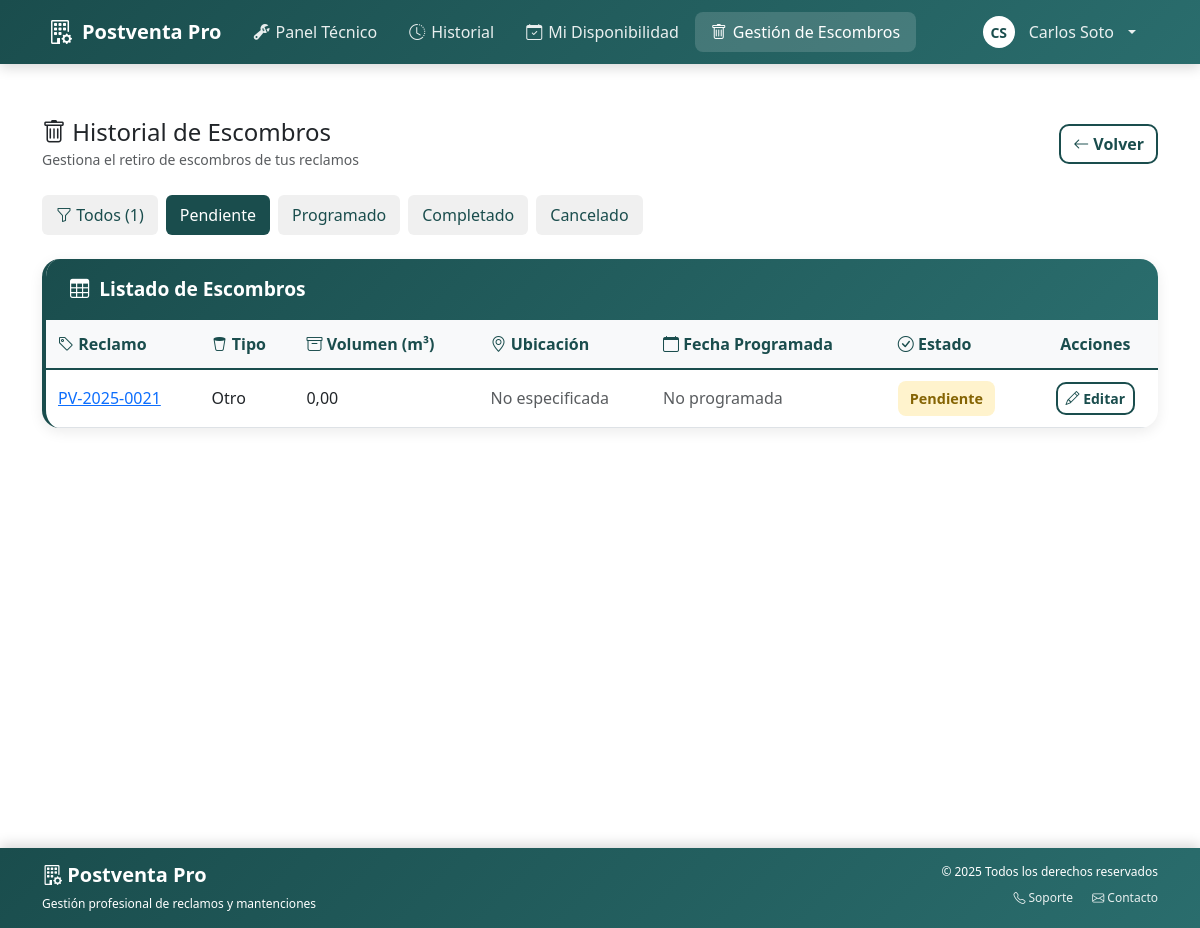
The app's page /tecnico/escombros/?estado=pendiente (signed in) with its own data.
### postventa_app/models.py (models this page shows, shortened)
class Tecnico(models.Model):
    id_tecnico = models.AutoField(primary_key=True)
    user = models.OneToOneField(User, on_delete=models.CASCADE, related_name='tecnico', verbose_name="Usuario del sistema", null=True, blank=True)
    rut = models.CharField(max_length=12, unique=True)
    nombre = models.CharField(max_length=100)
    especialidad = models.ForeignKey(
        'Especialidad',
        on_delete=models.SET_NULL,
        null=True,
        blank=True,
        related_name='tecnicos'
    )
    telefono = models.CharField(max_length=20, null=True, blank=True)
    email = models.CharField(max_length=100, null=True, blank=True)
    zona_cobertura = models.CharField(max_length=100, null=True, blank=True)
    casos_activos = models.IntegerField(null=True, blank=True)
    calificacion_promedio = models.DecimalField(
        max_digits=3,
        decimal_places=2,
        default=0,
        db_column='calificacion_promedio'
    )
    estado = models.CharField(max_length=20, null=True, blank=True)
    constructora = models.ForeignKey(
        'Constructora',
        on_delete=models.CASCADE,
        null=True,
        blank=True,
        related_name='tecnicos'
    )
    class Meta:
        db_table = 'tecnico'
        verbose_name = 'Técnico'
        verbose_name_plural = 'Técnicos'

class GestionEscombros(models.Model):
    TIPOS_ESCOMBRO = [
        ('construccion', 'Construcción'),
        ('muebles_madera', 'Muebles o madera'),
        ('metales', 'Metales'),
        ('plasticos_carton', 'Plásticos / cartón'),
        ('vidrio', 'Vidrio'),
        ('mixto', 'Mixto'),
        ('otro', 'Otro'),
    ]
    id_escombro = models.AutoField(primary_key=True)
    id_visita = models.ForeignKey(
        VisitaTecnica,
        on_delete=models.CASCADE,
        db_column='id_visita',
        related_name='gestion_escombros',
        null=True,
        blank=True
    )
    id_reclamo = models.ForeignKey(
        Reclamo,
        on_delete=models.CASCADE,
        db_column='id_reclamo',
        related_name='gestion_escombros',
        null=True,
        blank=True
    )
    tipo_escombro = models.CharField(
        max_length=20,
        choices=TIPOS_ESCOMBRO,
        null=True,
        blank=True,
        verbose_name='Tipo de escombro'
    )
    volumen_m3 = models.DecimalField(
        max_digits=10,
        decimal_places=2,
        default=0,
        verbose_name='Volumen estimado (m³)'
    )
    ubicacion_exacta = models.TextField(
        null=True,
        blank=True,
        verbose_name='Ubicación exacta',
        help_text='Punto donde se deberán retirar los escombros'
    )
    fecha_programada_retiro = models.DateField(null=True, blank=True)
    fecha_real_retiro = models.DateField(null=True, blank=True)
    estado = models.CharField(
        max_length=20,
        null=True,
        blank=True,
        choices=[
            ('pendiente', 'Pendiente'),
            ('programado', 'Programado'),
            ('completado', 'Completado'),
            ('cancelado', 'Cancelado'),
        ],
        default='pendiente',
        verbose_name='Estado'
    )
    id_empresa_retiro = models.ForeignKey(
        'EmpresaRetiro',
        on_delete=models.SET_NULL,
        null=True,
        blank=True,
        db_column='id_empresa_retiro',
        related_name='gestiones_escombros',
        verbose_name='Empresa de Retiro'
    )
    costo = models.DecimalField(max_digits=10, decimal_places=2, default=0)
    observaciones = models.TextField(null=True, blank=True)
    class Meta:
        db_table = 'gestionEscombros'
        verbose_name = 'Gestión Escombros'
        verbose_name_plural = 'Gestiones Escombros'

class Reclamo(models.Model):
    """
    Entidad central del sistema.
    Gestiona todo el ciclo de vida de un reclamo desde ingreso hasta resolución.
    """
    id_reclamo = models.AutoField(primary_key=True)
    numero_folio = models.CharField(max_length=20, unique=True)
    descripcion = models.TextField(null=True, blank=False)
    resolucion = models.TextField(null=True, blank=True)
    unidad = models.CharField(max_length=50, null=True, blank=True)
    ubicacion_especifica = models.CharField(
        max_length=200,
        null=True,
        blank=True,
        db_column='ubicacion_especifica'
    )
    fecha_ingreso = models.DateTimeField(null=True, blank=True)
    fecha_resolucion = models.DateTimeField(null=True, blank=True)
    fecha_asignacion = models.DateTimeField(null=True, blank=True)
    tiempo_estimado_horas = models.IntegerField(
        null=True,
        blank=True,
        db_column='tiempo_estimado_horas'
    )
    ESTADO_CHOICES = [
        ('ingresado', 'Ingresado'),
        ('asignado', 'Asignado'),
        ('en_ejecucion', 'En Ejecución'),
        ('en_proceso', 'En Proceso'),
        ('completado', 'Completado'),
        ('resuelto', 'Reclamo Resuelto'),
        ('cancelado', 'Cancelado'),
    ]
    estado = models.CharField(max_length=50, choices=ESTADO_CHOICES, default='ingresado')
    prioridad = models.CharField(max_length=20, null=True, blank=True)
    requiere_aprobacion = models.BooleanField(
        default=False,
        db_column='requiere_aprobacion'
    )
    categoria = models.ForeignKey(
        Especialidad,
        on_delete=models.SET_NULL,
        null=True,
        blank=True,
        related_name='reclamos'
    )
    propietario = models.ForeignKey(
        Propietario,
        on_delete=models.CASCADE,
        null=False,
        blank=False,
        related_name='reclamos'
    )
    proyecto = models.ForeignKey(
        Proyecto,
        on_delete=models.CASCADE,
        related_name='reclamos',
        null=False,
        blank=False
    )
    tecnico_asignado = models.ForeignKey(
        'Tecnico',
        on_delete=models.SET_NULL,
        null=True,
        blank=True,
        related_name='reclamos_asignados'
    )
    requiere_retiro_escombros = models.BooleanField(
        default=False,
        verbose_name='Requiere retiro de escombros'
    )
    class Meta:
        db_table = 'reclamo'
        verbose_name = 'Reclamo'
        verbose_name_plural = 'Reclamos'

### postventa_app/views.py (the view)
# urls.py: path('tecnico/escombros/', views.tecnico_historial_escombros, name='tecnico_historial_escombros'),
@login_required
def tecnico_historial_escombros(request):
    tecnico = get_tecnico_from_user(request.user)
    if not tecnico:
        messages.error(request, 'No se encontró información de técnico asociada a este usuario.')
        return redirect('dashboard_tecnico')
    from .models import GestionEscombros
    escombros = GestionEscombros.objects.filter(
        id_reclamo__tecnico_asignado=tecnico
    ).select_related(
        'id_reclamo', 'id_visita'
    ).order_by('-id_escombro')
    estado_filtro = request.GET.get('estado', '')
    if estado_filtro:
        escombros = escombros.filter(estado=estado_filtro)
    context = {
        'escombros': escombros,
        'estado_filtro': estado_filtro,
        'estados': [
            ('pendiente', 'Pendiente'),
            ('programado', 'Programado'),
            ('completado', 'Completado'),
            ('cancelado', 'Cancelado'),
        ],
    }
    return render(request, 'tecnico/historial_escombros.html', context)

### postventa_app/templates/tecnico/historial_escombros.html (shortened to what this page needs)
{% extends 'base.html' %}
{% block content %}
<div class="container py-4">
  <div class="row align-items-center mb-4">
    <div class="col">
      <h4 class="mb-0"><i class="bi bi-trash"></i> Historial de Escombros</h4>
      <small class="text-muted">Gestiona el retiro de escombros de tus reclamos</small>
    </div>
    <div class="col-auto">
      <a href="{% url 'dashboard_tecnico' %}" class="btn btn-outline-primary">
        <i class="bi bi-arrow-left"></i> Volver
      </a>
    </div>
  </div>
  <div class="filtro-estado mb-4">
    <a href="{% url 'tecnico_historial_escombros' %}" class="{% if not estado_filtro %}activo{% endif %}">
      <i class="bi bi-funnel"></i> Todos ({{ escombros|length }})
    </a>
    {% for code, label in estados %}
      <a href="?estado={{ code }}" class="{% if estado_filtro == code %}activo{% endif %}">
        {{ label }}
      </a>
    {% endfor %}
  </div>
  <div class="card-custom">
    <div class="card-header-custom">
      <i class="bi bi-table"></i>
      <span>Listado de Escombros</span>
    </div>
    <div class="card-body">
      {% if escombros %}
        <div class="table-responsive">
          <table class="tabla-escombros">
            <thead>
              <tr>
                <th><i class="bi bi-tag"></i> Reclamo</th>
                <th><i class="bi bi-trash2"></i> Tipo</th>
                <th><i class="bi bi-archive"></i> Volumen (m³)</th>
                <th><i class="bi bi-geo-alt"></i> Ubicación</th>
                <th><i class="bi bi-calendar"></i> Fecha Programada</th>
                <th><i class="bi bi-check-circle"></i> Estado</th>
                <th style="text-align: center;">Acciones</th>
              </tr>
            </thead>
            <tbody>
              {% for escombro in escombros %}
              <tr>
                <td>
                  <a href="{% url 'tecnico_detalle_reclamo' escombro.id_reclamo.id_reclamo %}" class="text-primary">
                    {{ escombro.id_reclamo.numero_folio }}
                  </a>
                </td>
                <td>{{ escombro.get_tipo_escombro_display }}</td>
                <td>{{ escombro.volumen_m3 }}</td>
                <td>
                  {% if escombro.ubicacion_exacta %}
                    <small>{{ escombro.ubicacion_exacta|truncatewords:8 }}</small>
                  {% else %}
                    <span class="text-muted">No especificada</span>
                  {% endif %}
                </td>
                <td>
                  {% if escombro.fecha_programada_retiro %}
                    {{ escombro.fecha_programada_retiro|date:"d/m/Y" }}
                  {% else %}
                    <span class="text-muted">No programada</span>
                  {% endif %}
                </td>
                <td>
                  <span class="badge-estado badge-{{ escombro.estado }}">
                    {{ escombro.get_estado_display }}
                  </span>
                </td>
                <td style="text-align: center;">
                  <a href="{% url 'tecnico_actualizar_escombro' escombro.id_escombro %}" class="btn btn-sm btn-outline-primary">
                    <i class="bi bi-pencil"></i> Editar
                  </a>
                </td>
              </tr>
              {% endfor %}
            </tbody>
          </table>
        </div>
      {% else %}
        <div class="sin-escombros">
          <i class="bi bi-inbox"></i>
          <h5>No hay escombros registrados</h5>
          <p class="text-muted">Cuando registres escombros en una visita, aparecerán aquí.</p>
        </div>
      {% endif %}
    </div>
  </div>
</div>
{% endblock %}

### postventa_app/templates/includes/navbar.html (shortened to what this page needs)
<nav class="navbar navbar-expand-lg navbar-dark navbar-custom">
    <div class="container-fluid px-3 px-lg-5">
        <a class="navbar-brand" href="
            {% if user.is_staff %}
                /admin/
            {% elif request.resolver_match.url_name|slice:':10' == 'supervisor' or request.resolver_match.url_name == 'dashboard_supervisor' or request.resolver_match.url_name == 'dashboard_kpis' %}
                {% url 'dashboard_supervisor' %}
            {% elif request.resolver_match.url_name|slice:':7' == 'tecnico' or request.resolver_match.url_name == 'dashboard_tecnico' %}
                {% url 'dashboard_tecnico' %}
            {% else %}
                {% url 'mis_reclamos' %}
            {% endif %}
        ">
            <i class="bi bi-building-gear"></i>
            <span>Postventa Pro</span>
        </a>
        <div class="collapse navbar-collapse" id="navbarNav">
            {% if user.is_authenticated %}
                {% load propietario_extras %}
                {% with propietario=user|propietario_for_user %}
                <ul class="navbar-nav me-auto mb-2 mb-lg-0">
                    {% if request.resolver_match.url_name|slice:':7' == 'tecnico' or request.resolver_match.url_name == 'dashboard_tecnico' or request.resolver_match.url_name == 'disponibilidad_tecnico' %}
                        <li class="nav-item">
                            <a class="nav-link {% if request.resolver_match.url_name == 'dashboard_tecnico' %}active{% endif %}"
                               href="{% url 'dashboard_tecnico' %}">
                                <i class="bi bi-wrench-adjustable"></i>
                                Panel Técnico
                            </a>
                        </li>
                        <li class="nav-item">
                            <a class="nav-link {% if request.resolver_match.url_name == 'tecnico_historial_citas' %}active{% endif %}"
                               href="{% url 'tecnico_historial_citas' %}">
                                <i class="bi bi-clock-history"></i>
                                Historial
                            </a>
                        </li>
                        <li class="nav-item">
                            <a class="nav-link {% if request.resolver_match.url_name == 'disponibilidad_tecnico' %}active{% endif %}"
                               href="{% url 'disponibilidad_tecnico' %}">
                                <i class="bi bi-calendar-check"></i>
                                Mi Disponibilidad
                            </a>
                        </li>
                        <li class="nav-item">
                            <a class="nav-link {% if request.resolver_match.url_name == 'tecnico_historial_escombros' %}active{% endif %}"
                               href="{% url 'tecnico_historial_escombros' %}">
                                <i class="bi bi-trash"></i>
                                Gestión de Escombros
                            </a>
                        </li>
                    {% endif %}
                </ul>
                <ul class="navbar-nav ms-auto">
                    <li class="nav-item dropdown">
                        <a class="nav-link dropdown-toggle d-flex align-items-center" href="#" id="userDropdown"
                           role="button" data-bs-toggle="dropdown" aria-expanded="false">
                            <div class="user-avatar me-2">
                                    {% if propietario %}
                                        {{ propietario.nombre.0|upper }}
                                    {% elif tecnico_iniciales %}
                                        {{ tecnico_iniciales }}
                                    {% else %}
                                        {{ user.first_name.0|default:user.username.0|upper }}{{ user.last_name.0|upper }}
                                    {% endif %}
                            </div>
                            <span class="d-none d-md-inline">
                                    {% if propietario %}
                                        {{ propietario.nombre }}
                                    {% elif tecnico %}
                                        {{ tecnico.nombre }}
                                    {% elif user.get_full_name %}
                                        {{ user.get_full_name }}
                                    {% else %}
                                        {{ user.username }}
                                    {% endif %}
                            </span>
                        </a>
                    </li>
                </ul>
                {% endwith %}
            {% endif %}
        </div>
    </div>
</nav>

### records on screen
Tecnico: nombre "Carlos Soto"
GestionEscombros: id_reclamo.numero_folio "PV-2025-0021", tipo_escombro "Otro", volumen_m3 "0,00", ubicacion_exacta "No especificada", shows "No programada", estado "Pendiente"

### other values on screen
{{ tecnico_iniciales }} "CS"
{{ escombros|length }} "1"
{{ label }} "Pendiente" "Programado" "Completado" "Cancelado"
